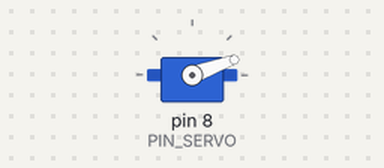
A sketch run on a simulated Arduino Uno, built with avr-gcc and run on an emulated ATmega328P. Parts: servo.

Above: at 0.05 s.
Timing chart, 0 to 4.6 s (numbered marks = the images above):
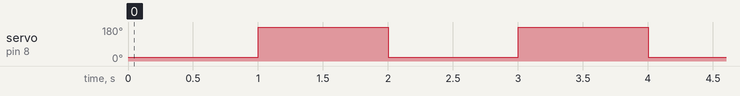

Measured:
- by itself, servo on pin 8 (PIN_SERVO): alternates 180° for 1.0 s and 20° for 1.0 s

The sketch:

Servo.ino
```cpp
#include <Servo.h>
#include <NewPing.h>

#define PIN_SERVO 8
#define TRIGGER_PIN 11
#define ECHO_PIN 12
#define MAX_DISTANCE 250
boolean a;

Servo servo;
NewPing ultra(TRIGGER_PIN, ECHO_PIN, MAX_DISTANCE);

void setup() {
  servo.attach(PIN_SERVO);
  Serial.begin(115200);
  a = true;

//  pinMode(PIN_SERVO, OUTPUT);
//  digitalWrite(PIN_SERVO, LOW);
}


void loop() {
//  delay(50);
//  sonar(100, 0, 180, 2, true);
//  ultraMethod();
servo.write(20);
delay(1000);
servo.write(180);
delay(1000);

//if(a) {
//  a = false;
//  servo.write(20);
//  delay(1000);
//}

}

void ultraMethod() {
//  delay(50);
  Serial.print("Ping: ");
  long dist = ultra.ping_cm();
  Serial.print(dist);
  Serial.println(" cm");
}

void sonar(int delayTime, int minAngle, int maxAngle, int rotationPerCycle, boolean showLog) {

  for(int i = minAngle; i < maxAngle; i += rotationPerCycle) {
    servo.write(i);
//    ultraMethod();
    delay(delayTime);
    if(showLog) {
      Serial.print("Sonar Angle: ");
      Serial.println(i);
    }
  }

  for(int i = maxAngle; i > minAngle; i -= rotationPerCycle) {
    servo.write(i);
//    ultraMethod();
    delay(delayTime);
    if(showLog) {
      Serial.print("Sonar Angle: ");
      Serial.println(i);
    }
  }
}
```
